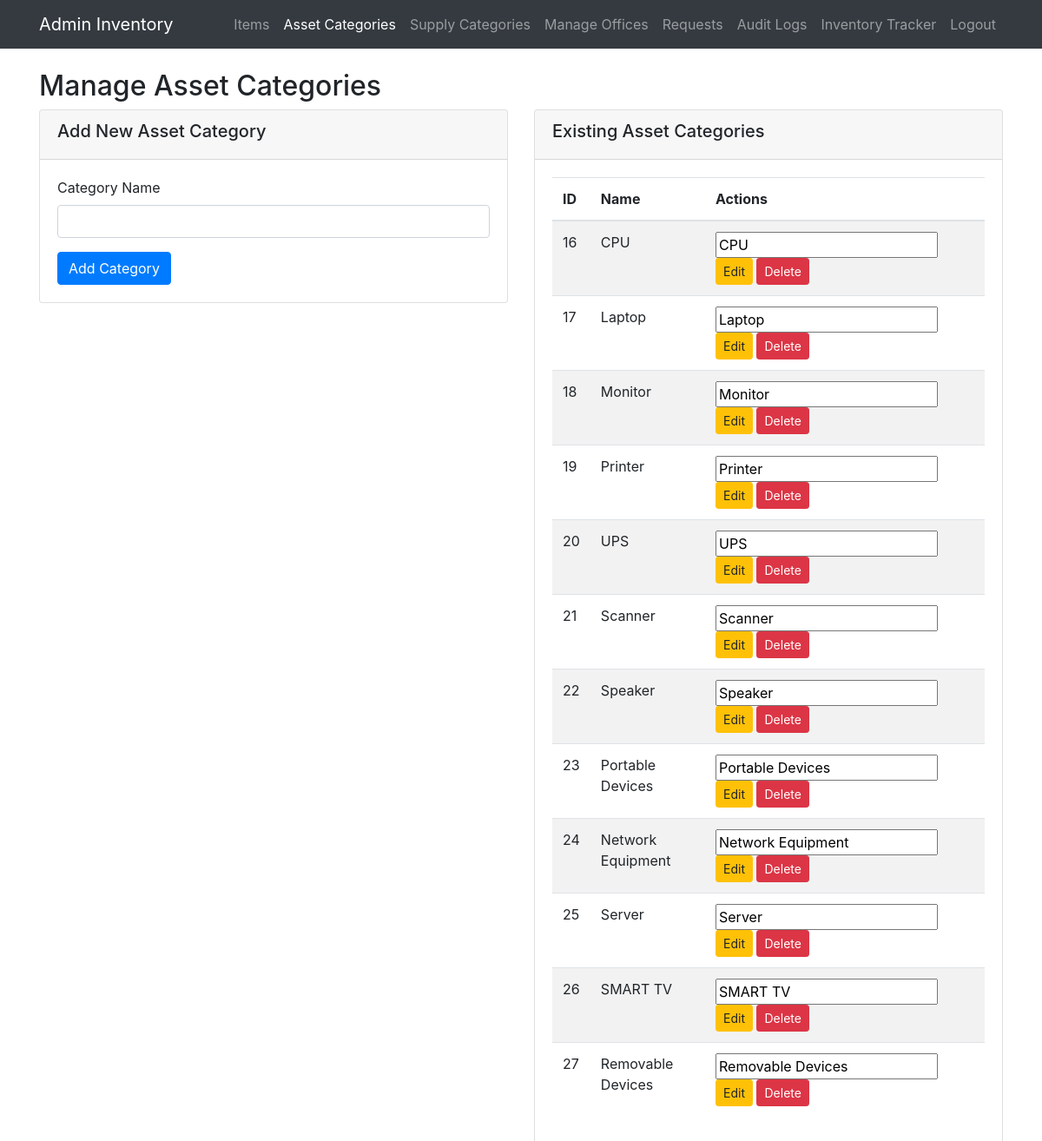
Screenshot of /admin/manage_assets_category.php (signed in) with the database file from the repository.
### tables this page shows
CREATE TABLE `categories` (
  `id` int(11) NOT NULL,
  `name` varchar(100) NOT NULL,
  `created_at` datetime DEFAULT current_timestamp(),
  `category_type` enum('supply','asset') NOT NULL
);

### admin/manage_assets_category.php (the view, shortened to what this page needs)
<?php
require '../config/db.php';
$categories = $db->query("SELECT * FROM categories WHERE category_type = 'asset' ORDER BY id ASC")->fetch_all(MYSQLI_ASSOC);
?>
<!DOCTYPE html>
<html lang="en">
<head>
    <link rel="stylesheet" href="https://cdn.jsdelivr.net/npm/bootstrap@4.6.2/dist/css/bootstrap.min.css">
</head>
<body>
<nav class="navbar navbar-expand-lg navbar-dark bg-dark fixed-top">
    <div class="container">
        <a class="navbar-brand" href="dashboard.php">Admin Inventory</a>
        <ul class="navbar-nav ml-auto">
            <li class="nav-item"><a href="items.php" class="nav-link">Items</a></li>
            <li class="nav-item"><a href="manage_assets_category.php" class="nav-link active">Asset Categories</a></li>
            <li class="nav-item"><a href="manage_supplies_category.php" class="nav-link">Supply Categories</a></li>
            <li class="nav-item"><a href="offices.php" class="nav-link">Manage Offices</a></li>
            <li class="nav-item"><a href="requests.php" class="nav-link">Requests</a></li>
            <li class="nav-item"><a href="audit_logs.php" class="nav-link">Audit Logs</a></li>
            <li class="nav-item"><a href="tracker.php" class="nav-link">Inventory Tracker</a></li>
            <li class="nav-item"><a href="/inventory_system/logout.php" class="nav-link">Logout</a></li>
        </ul>
    </div>
</nav>
<div class="container" style="margin-top: 80px;">
    <h2>Manage Asset Categories</h2>
    <div class="row">
        <div class="col-md-6">
            <div class="card">
                <div class="card-header">
                    <h5>Add New Asset Category</h5>
                </div>
                <div class="card-body">
                    <form method="POST">
                        <div class="form-group">
                            <label for="name">Category Name</label>
                            <input type="text" class="form-control" id="name" name="name" required>
                        </div>
                        <button type="submit" name="add_category" class="btn btn-primary">Add Category</button>
                    </form>
                </div>
            </div>
        </div>
        <div class="col-md-6">
            <div class="card">
                <div class="card-header">
                    <h5>Existing Asset Categories</h5>
                </div>
                <div class="card-body">
                    <?php if (count($categories) > 0): ?>
                    <div class="table-responsive">
                        <table class="table table-striped">
                            <thead>
                                <tr>
                                    <th>ID</th>
                                    <th>Name</th>
                                    <th>Actions</th>
                                </tr>
                            </thead>
                            <tbody>
                                <?php foreach ($categories as $category): ?>
                                <tr>
                                    <td><?php echo $category['id']; ?></td>
                                    <td><?php echo htmlspecialchars($category['name']); ?></td>
                                    <td>
                                        <form method="POST" style="display:inline;">
                                            <input type="text" name="new_name" value="<?php echo htmlspecialchars($category['name']); ?>" required>
                                            <button type="submit" name="edit_category" class="btn btn-warning btn-sm">Edit</button>
                                        </form>
                                        <form method="POST" style="display:inline;">
                                            <button type="submit" name="delete_category" class="btn btn-danger btn-sm"
                                                    onclick="return confirm('Are you sure you want to delete this category?');">
                                                Delete
                                            </button>
                                        </form>
                                    </td>
                                </tr>
                                <?php endforeach; ?>
                            </tbody>
                        </table>
                    </div>
                    <?php else: ?>
                    <p class="text-muted">No asset categories found.</p>
                    <?php endif; ?>
                </div>
            </div>
        </div>
    </div>
</div>
</body>
</html>

### rows the page displays
categories: id "16", name "CPU", new_name "CPU"
categories: id "17", name "Laptop", new_name "Laptop"
categories: id "18", name "Monitor", new_name "Monitor"
categories: id "19", name "Printer", new_name "Printer"
categories: id "20", name "UPS", new_name "UPS"
categories: id "21", name "Scanner", new_name "Scanner"
categories: id "22", name "Speaker", new_name "Speaker"
categories: id "23", name "Portable Devices", new_name "Portable Devices"
categories: id "24", name "Network Equipment", new_name "Network Equipment"
categories: id "25", name "Server", new_name "Server"
categories: id "26", name "SMART TV", new_name "SMART TV"
categories: id "27", name "Removable Devices", new_name "Removable Devices"
